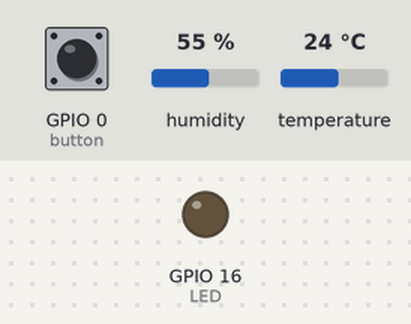
Simulated run of this sketch. Board: ESP8266 (NodeMCU). Shown: output pins drawn as LEDs (lit = HIGH). The inputs (shaded band) are chosen by the test bench; at power-on: GPIO 0 (button) LOW, humidity 55 %, temperature 24 °C. WiFi joins after 1.5 s; servers stay silent unless stated.

Above: at 0.1 s.
At 1.9 s:
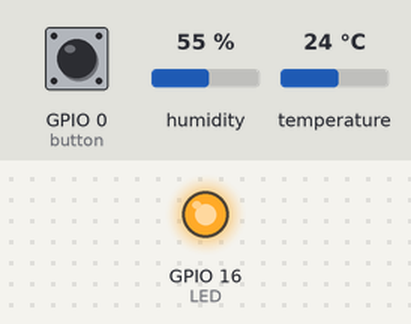
Timing chart, 0 to 3.4 s (numbered marks = the images above):
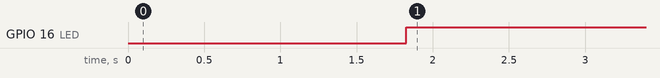

The sketch:

Test_Blynk.ino
```cpp
#define BLYNK_TEMPLATE_ID "TMPL6NA5PEEfr"
#define BLYNK_TEMPLATE_NAME "Led"
#define BLYNK_AUTH_TOKEN "T3-4qRf7jnvsgK_AaaPMI-YjPncpL78K"
#define BLYNK_PRINT Serial
#include <ESP8266wifi.h>
#include <BlynkSimpleEsp8266.h>
#include "DHT.h"
char ssid[] = "Tang 12";
char pass[] = "npka0202tang12";
const int DHTPIN = 2;
const int DHTTYPE = DHT11;
DHT dht(DHTPIN, DHTTYPE);
#define LED 16
#define button 0
boolean bt_state=HIGH;
BLYNK_WRITE(V0){
  int p = param.asInt();
  digitalWrite(LED, p);
}
void setup()
{
  // Debug console
  Serial.begin(115200);
  dht.begin();
  pinMode(LED,OUTPUT);
  digitalWrite(LED,LOW);
  pinMode(button, INPUT_PULLDOWN_16);
  Blynk.begin(BLYNK_AUTH_TOKEN, ssid, pass);
}

void loop()
{
  float h = dht.readHumidity();
  float t = dht.readTemperature();
  Blynk.run();
    if (digitalRead(button)==LOW){
      if(bt_state==HIGH){

        digitalWrite(LED,HIGH);
        Blynk.virtualWrite(V0,digitalRead(LED));
        bt_state=LOW;
        delay(200);
      }
    }
    else{
      bt_state=HIGH;
    }
  Blynk.virtualWrite(V1,t);
  Blynk.virtualWrite(V2,h);

}
```

Measured:
- by itself, GPIO 16 (LED): LOW → HIGH at 1.8 s
